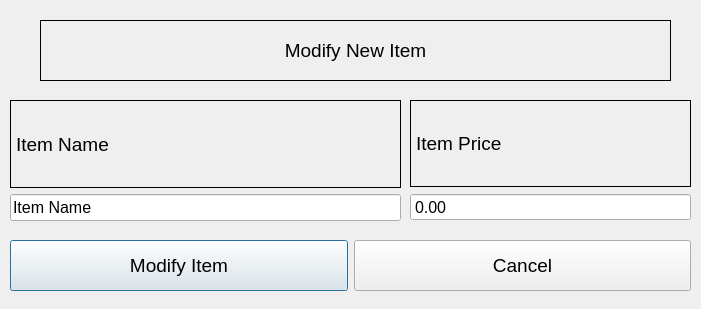
<?xml version="1.0" encoding="UTF-8"?>
<ui version="4.0">
 <class>ModifyItem</class>
 <widget class="QDialog" name="ModifyItem">
  <property name="geometry">
   <rect>
    <x>0</x>
    <y>0</y>
    <width>701</width>
    <height>309</height>
   </rect>
  </property>
  <property name="windowTitle">
   <string>Dialog</string>
  </property>
  <property name="styleSheet">
   <string notr="true"/>
  </property>
  <widget class="QWidget" name="layoutWidget">
   <property name="geometry">
    <rect>
     <x>10</x>
     <y>100</y>
     <width>391</width>
     <height>121</height>
    </rect>
   </property>
   <layout class="QVBoxLayout" name="verticalLayout">
    <item>
     <widget class="QLabel" name="Label_ItemName">
      <property name="sizePolicy">
       <sizepolicy hsizetype="Preferred" vsizetype="Preferred">
        <horstretch>0</horstretch>
        <verstretch>0</verstretch>
       </sizepolicy>
      </property>
      <property name="font">
       <font>
        <pointsize>14</pointsize>
       </font>
      </property>
      <property name="styleSheet">
       <string notr="true"/>
      </property>
      <property name="frameShape">
       <enum>QFrame::Box</enum>
      </property>
      <property name="text">
       <string>Item Name</string>
      </property>
     </widget>
    </item>
    <item>
     <widget class="QLineEdit" name="LineEdit_ModifyItemName">
      <property name="sizePolicy">
       <sizepolicy hsizetype="Minimum" vsizetype="Fixed">
        <horstretch>0</horstretch>
        <verstretch>0</verstretch>
       </sizepolicy>
      </property>
      <property name="font">
       <font>
        <pointsize>12</pointsize>
       </font>
      </property>
      <property name="styleSheet">
       <string notr="true"/>
      </property>
      <property name="text">
       <string>Item Name</string>
      </property>
     </widget>
    </item>
   </layout>
  </widget>
  <widget class="QWidget" name="layoutWidget_2">
   <property name="geometry">
    <rect>
     <x>410</x>
     <y>100</y>
     <width>281</width>
     <height>121</height>
    </rect>
   </property>
   <layout class="QVBoxLayout" name="verticalLayout_2">
    <item>
     <widget class="QLabel" name="Label_ItemPrice">
      <property name="sizePolicy">
       <sizepolicy hsizetype="Preferred" vsizetype="Preferred">
        <horstretch>0</horstretch>
        <verstretch>0</verstretch>
       </sizepolicy>
      </property>
      <property name="font">
       <font>
        <pointsize>14</pointsize>
       </font>
      </property>
      <property name="styleSheet">
       <string notr="true"/>
      </property>
      <property name="frameShape">
       <enum>QFrame::Box</enum>
      </property>
      <property name="text">
       <string>Item Price</string>
      </property>
     </widget>
    </item>
    <item>
     <widget class="QDoubleSpinBox" name="LineEdit_ModifyItemPrice">
      <property name="font">
       <font>
        <pointsize>12</pointsize>
       </font>
      </property>
      <property name="styleSheet">
       <string notr="true"/>
      </property>
      <property name="buttonSymbols">
       <enum>QAbstractSpinBox::NoButtons</enum>
      </property>
      <property name="maximum">
       <double>9999.000000000000000</double>
      </property>
     </widget>
    </item>
   </layout>
  </widget>
  <widget class="QLabel" name="WelcomeLabel">
   <property name="geometry">
    <rect>
     <x>40</x>
     <y>20</y>
     <width>631</width>
     <height>61</height>
    </rect>
   </property>
   <property name="font">
    <font>
     <pointsize>14</pointsize>
    </font>
   </property>
   <property name="styleSheet">
    <string notr="true"/>
   </property>
   <property name="frameShape">
    <enum>QFrame::Box</enum>
   </property>
   <property name="text">
    <string>Modify New Item</string>
   </property>
   <property name="alignment">
    <set>Qt::AlignCenter</set>
   </property>
  </widget>
  <widget class="QWidget" name="horizontalLayoutWidget">
   <property name="geometry">
    <rect>
     <x>10</x>
     <y>240</y>
     <width>681</width>
     <height>51</height>
    </rect>
   </property>
   <layout class="QHBoxLayout" name="horizontalLayout">
    <item>
     <widget class="QPushButton" name="PushButton_ModifyItem">
      <property name="sizePolicy">
       <sizepolicy hsizetype="Minimum" vsizetype="Minimum">
        <horstretch>0</horstretch>
        <verstretch>0</verstretch>
       </sizepolicy>
      </property>
      <property name="font">
       <font>
        <pointsize>14</pointsize>
       </font>
      </property>
      <property name="styleSheet">
       <string notr="true"/>
      </property>
      <property name="text">
       <string>Modify Item</string>
      </property>
     </widget>
    </item>
    <item>
     <widget class="QPushButton" name="PushButton_BackToMain">
      <property name="sizePolicy">
       <sizepolicy hsizetype="Minimum" vsizetype="Minimum">
        <horstretch>0</horstretch>
        <verstretch>0</verstretch>
       </sizepolicy>
      </property>
      <property name="font">
       <font>
        <pointsize>14</pointsize>
       </font>
      </property>
      <property name="styleSheet">
       <string notr="true"/>
      </property>
      <property name="text">
       <string>Cancel</string>
      </property>
     </widget>
    </item>
   </layout>
  </widget>
 </widget>
 <resources/>
 <connections/>
</ui>
